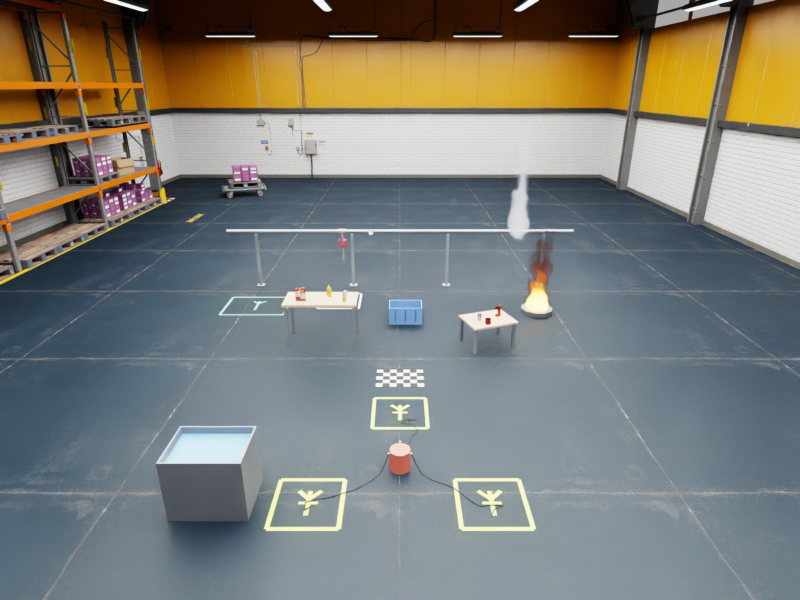
#> input picture tasks/swarm/hazard_bay_build/environment/setup/payload/given/photos/P01.jpg, 1600 x 1200 px (shown at 1/2 size)
$ python -i perceive.py   (imports and definitions only)
#> lines starting #> are read from the running program, lines starting #| are printed output that depends on the picture; after the words box and inside, x2 and y2 are one past the last pixel; in counts of white or black regions, pixels touching at a corner belong together
"""Classical, deterministic perception for the localisation check (round 4, spec section 5.3): NumPy and OpenCV from
/opt/venv only, nothing trained. Every function takes delivered frames, the manifest's sensor entries and the robots'
own numbers (never the true state); `check_localisation.py` scores what they return against the true state.

- geometry: a sensor's world pose from its body's pose and its mount (`sensor_pose`), pixel rays (`pixel_ray`), a ray
  on a plane (`ray_plane`), rays triangulated (`triangulate`);
- the vehicle's start pose by landmark fit on the twin map (`fit_start_pose`: x, y, heading, the camera height known);
- colour blobs (`blob`: HSV thresholds, the largest connected component), line fits (`line_angle`), thermal blobs;
- lidar points in the world with the robot's own returns masked (`lidar_points`), clusters near an expected place.
"""

import math

import numpy as np

try:
    import cv2
except ImportError:  # (the host's checks import the geometry without OpenCV)
    cv2 = None


# --------------------------------------------------------------------------------------------- geometry
# [12 lines left out: functions qmul, rotm, not called in this run]


def quat_z(a):
    return np.array([math.cos(a / 2), 0.0, 0.0, math.sin(a / 2)])


# [255 lines left out: functions sensor_pose, pixel_ray, project, ray_plane, triangulate, blob and 8 more, not called in this run]


def edge_map(rgb, lo=40, hi=120, blur=1.2):
    """A frame's distance transform to its Canny edges (px)."""
#> called with lo = 40, hi = 120, blur = 1.2
    g = cv2.cvtColor(np.ascontiguousarray(rgb[..., :3]), cv2.COLOR_RGB2GRAY)
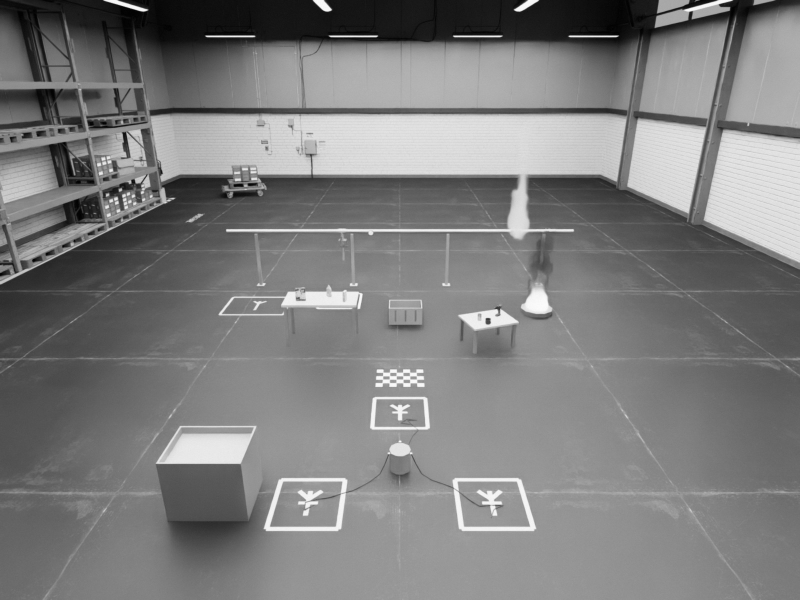
#> g: shape (1200, 1600) (shown at 1/2 size); min 0, max 254, mean 125.3
    g = cv2.GaussianBlur(g, (0, 0), blur)
    e = cv2.Canny(g, lo, hi)
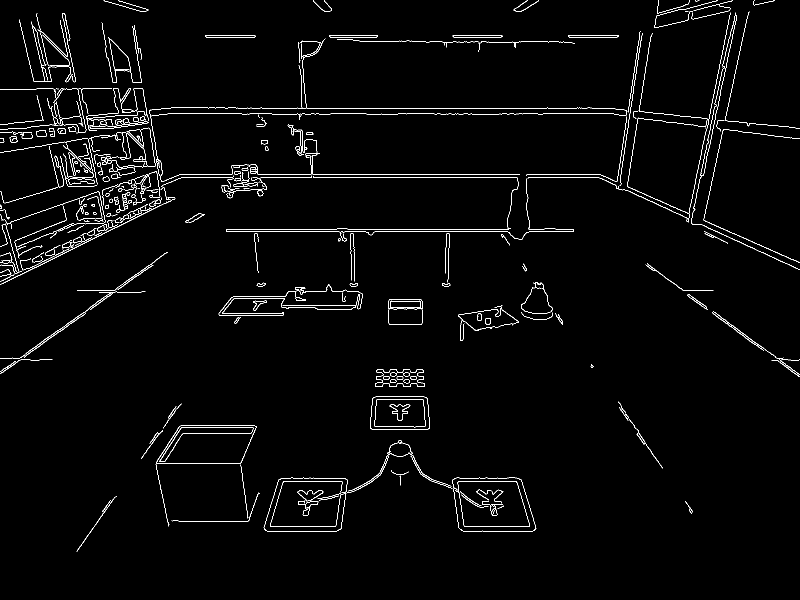
#> e: shape (1200, 1600) (shown at 1/2 size); 2% white in thin lines or dots
    return cv2.distanceTransform(255 - e, cv2.DIST_L2, 3).astype(np.float32), e


# [61 lines left out: functions chamfer, fit_pose, vehicle_body, not called in this run]


# --------------------------------------------------------------------------------------------- the vehicle's arm (FK)
class Chain:
    """Forward kinematics of the vehicle's articulation from the program's own scene (pxr): the joints' frames on
    their two bodies (localPos/localRot), revolute about the joint frame's axis by the encoder's position. `pose(body,
    joints)` gives a body's pose in the root body's frame (position, quaternion w, x, y, z)."""

    # [40 lines left out: functions __init__, pose, not called in this run]

    def bodies_under(self, prefix):
        return sorted({b for b in self.parent if b.startswith(prefix)} | {p[0] for b, p in self.parent.items() if p[0].startswith(prefix)})

    # [120 lines left out: functions segments, own_mask, _box_local, visible_edges, not called in this run]

>>> import cv2
>>> picture = cv2.cvtColor(cv2.imread('../../environment/setup/payload/given/photos/P01.jpg'), cv2.COLOR_BGR2RGB)
>>> result = edge_map(picture)

$ run again, on tasks/swarm/hazard_bay_build/environment/setup/payload/given/photos/P02.jpg
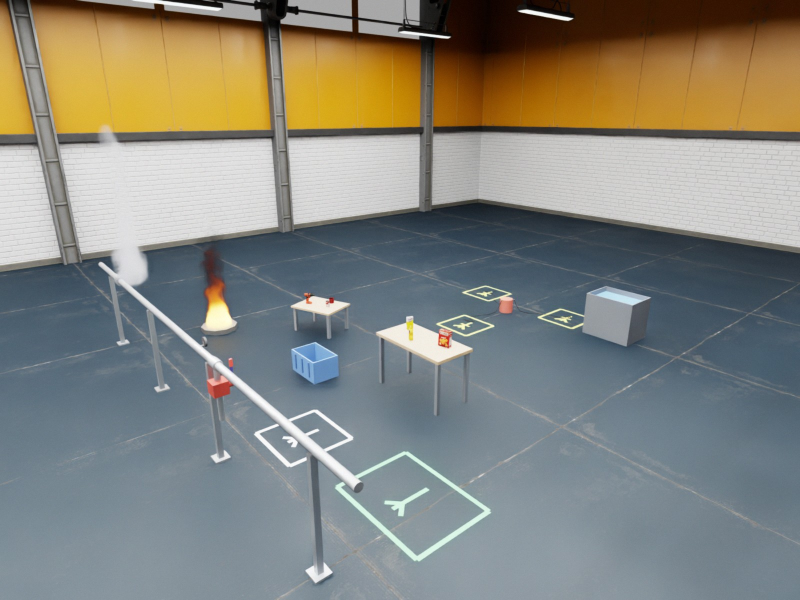
#> input picture tasks/swarm/hazard_bay_build/environment/setup/payload/given/photos/P02.jpg, 1600 x 1200 px (shown at 1/2 size)
#> in edge_map, `g = cv2.cvtColor(np.ascontiguousarray(rgb[..., :3]), cv2.COLOR_RGB2GRAY)`:
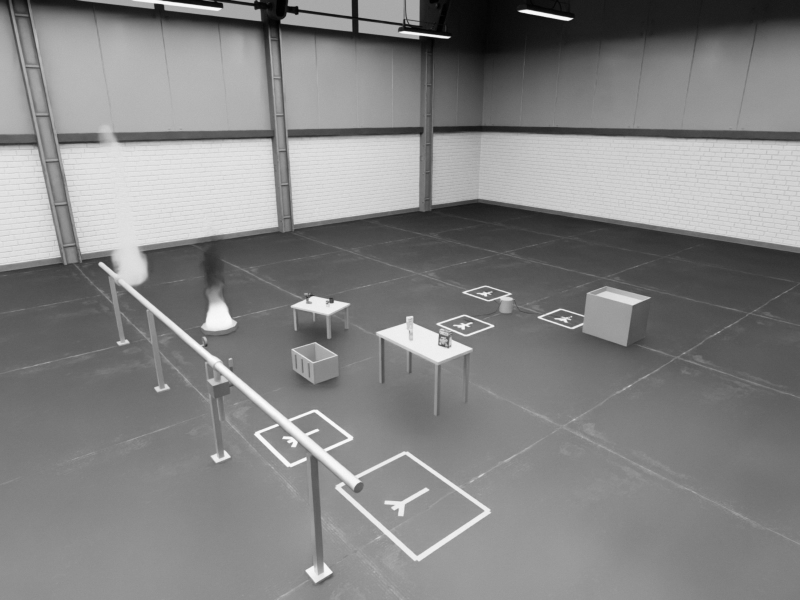
#> g: shape (1200, 1600) (shown at 1/2 size); min 0, max 255, mean 132
#> in edge_map, `e = cv2.Canny(g, lo, hi)`:
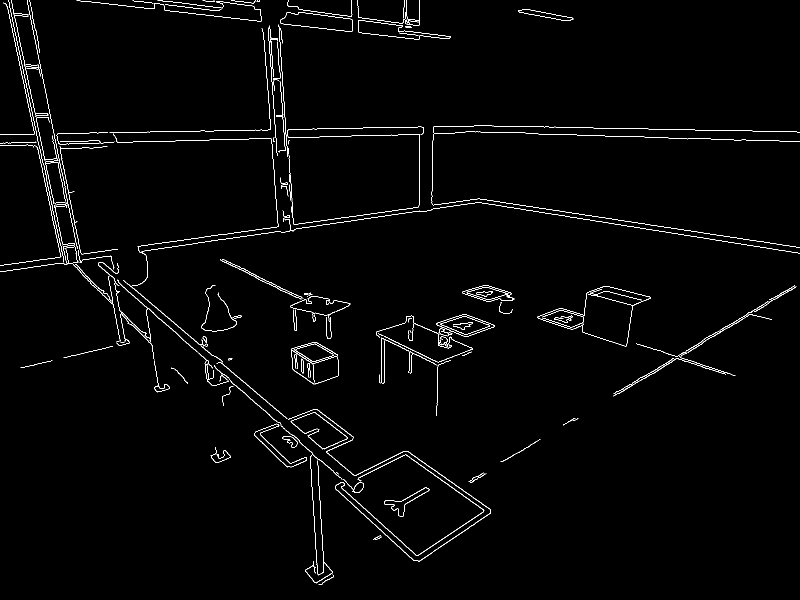
#> e: shape (1200, 1600) (shown at 1/2 size); 1.5% white in thin lines or dots

$ run again, on tasks/swarm/hazard_bay_build/environment/setup/payload/given/photos/P03.jpg
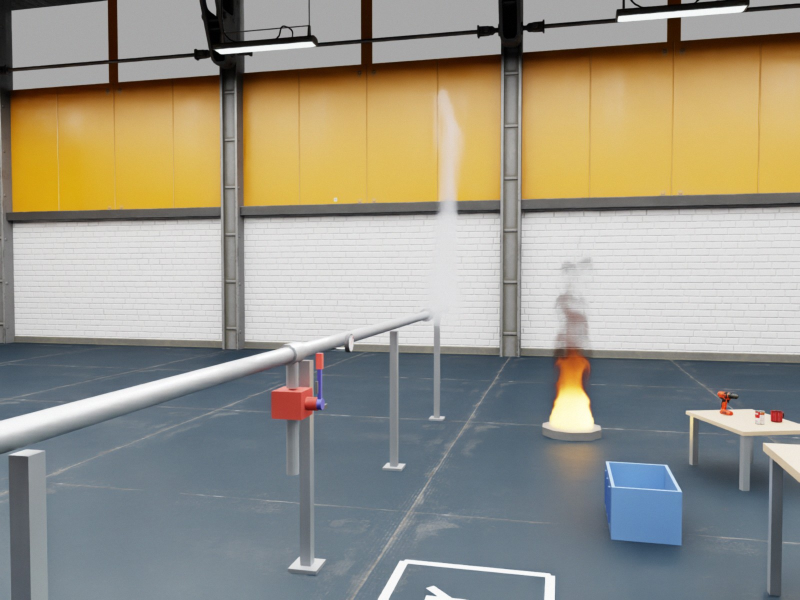
#> input picture tasks/swarm/hazard_bay_build/environment/setup/payload/given/photos/P03.jpg, 1600 x 1200 px (shown at 1/2 size)
#> in edge_map, `g = cv2.cvtColor(np.ascontiguousarray(rgb[..., :3]), cv2.COLOR_RGB2GRAY)`:
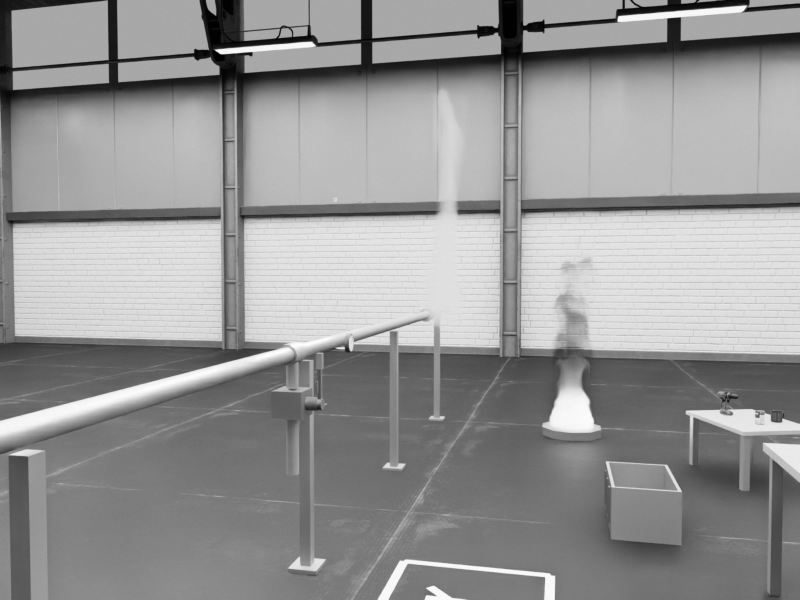
#> g: shape (1200, 1600) (shown at 1/2 size); min 0, max 255, mean 149.2
#> in edge_map, `e = cv2.Canny(g, lo, hi)`:
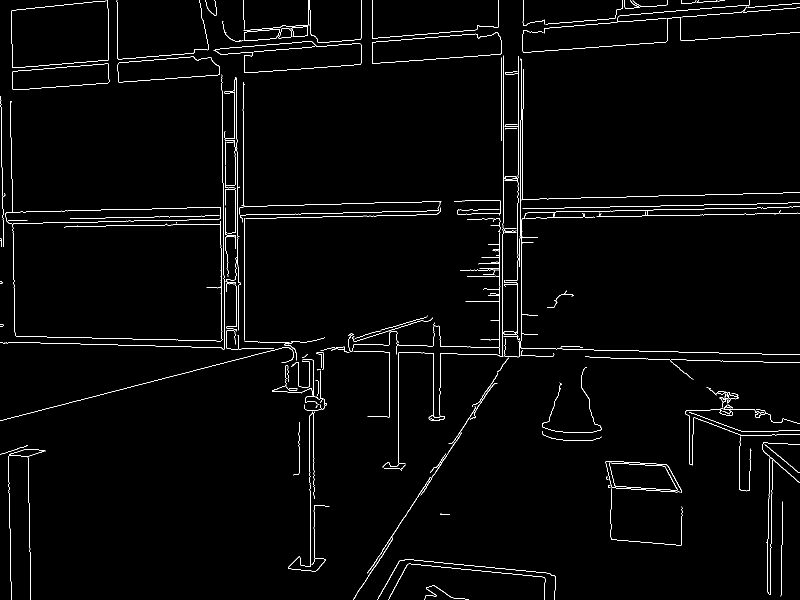
#> e: shape (1200, 1600) (shown at 1/2 size); 1.8% white in thin lines or dots

$ run again, on tasks/swarm/hazard_bay_build/environment/setup/payload/given/photos/P04.jpg
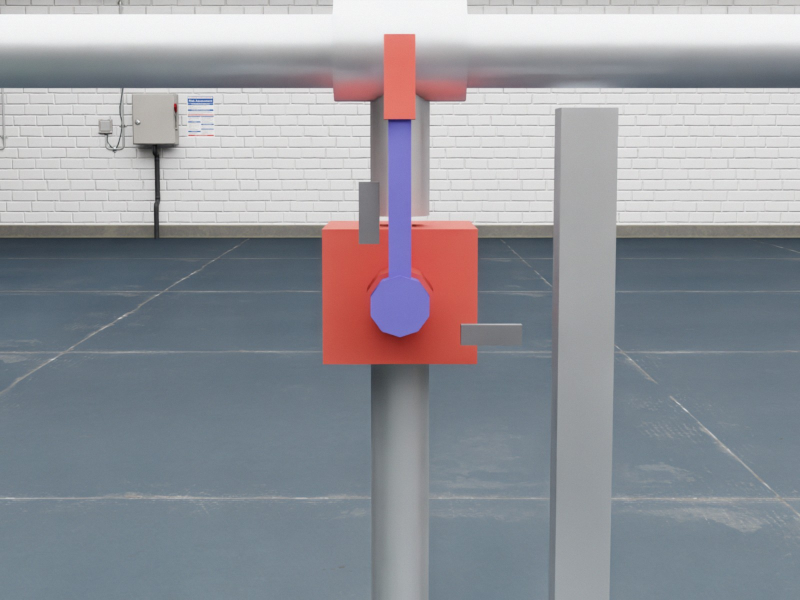
#> input picture tasks/swarm/hazard_bay_build/environment/setup/payload/given/photos/P04.jpg, 1600 x 1200 px (shown at 1/2 size)
#> in edge_map, `g = cv2.cvtColor(np.ascontiguousarray(rgb[..., :3]), cv2.COLOR_RGB2GRAY)`:
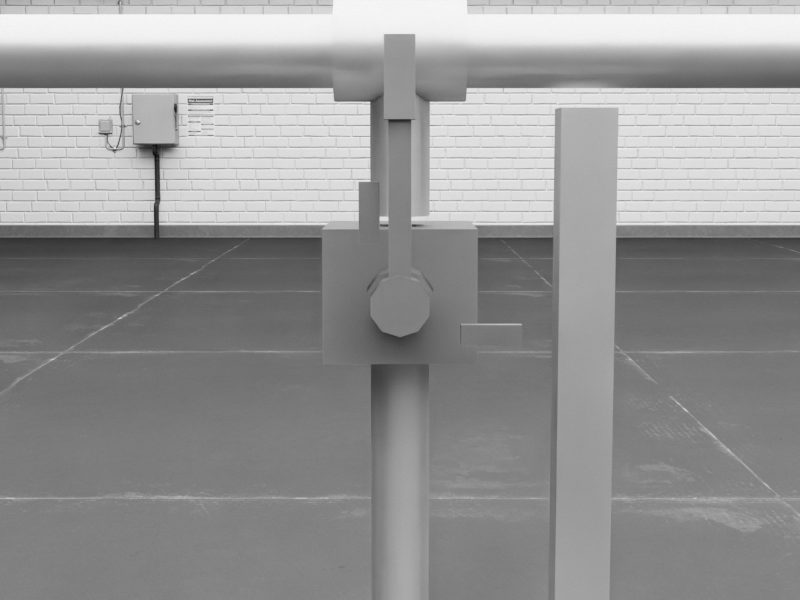
#> g: shape (1200, 1600) (shown at 1/2 size); min 11, max 250, mean 149.4
#> in edge_map, `e = cv2.Canny(g, lo, hi)`:
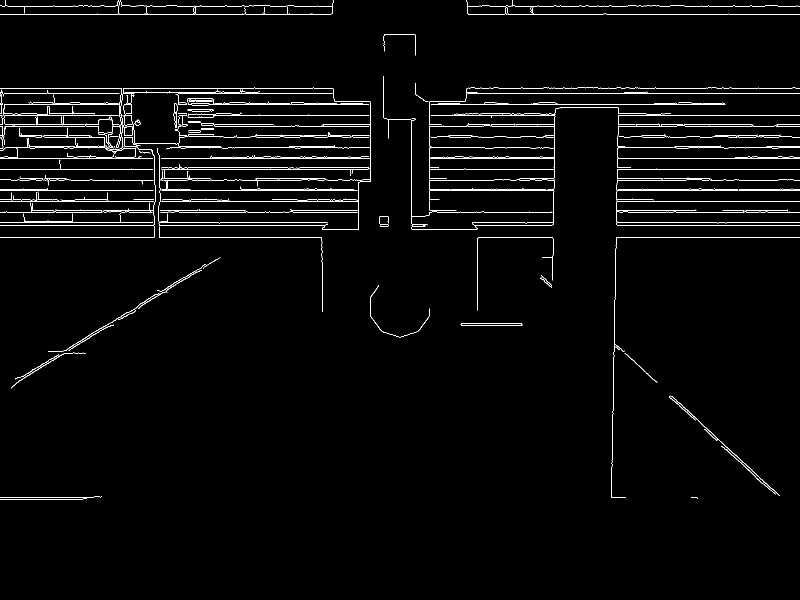
#> e: shape (1200, 1600) (shown at 1/2 size); 2.1% white in thin lines or dots, all inside (x1, y1, x2, y2) = (0, 0, 1600, 999)
